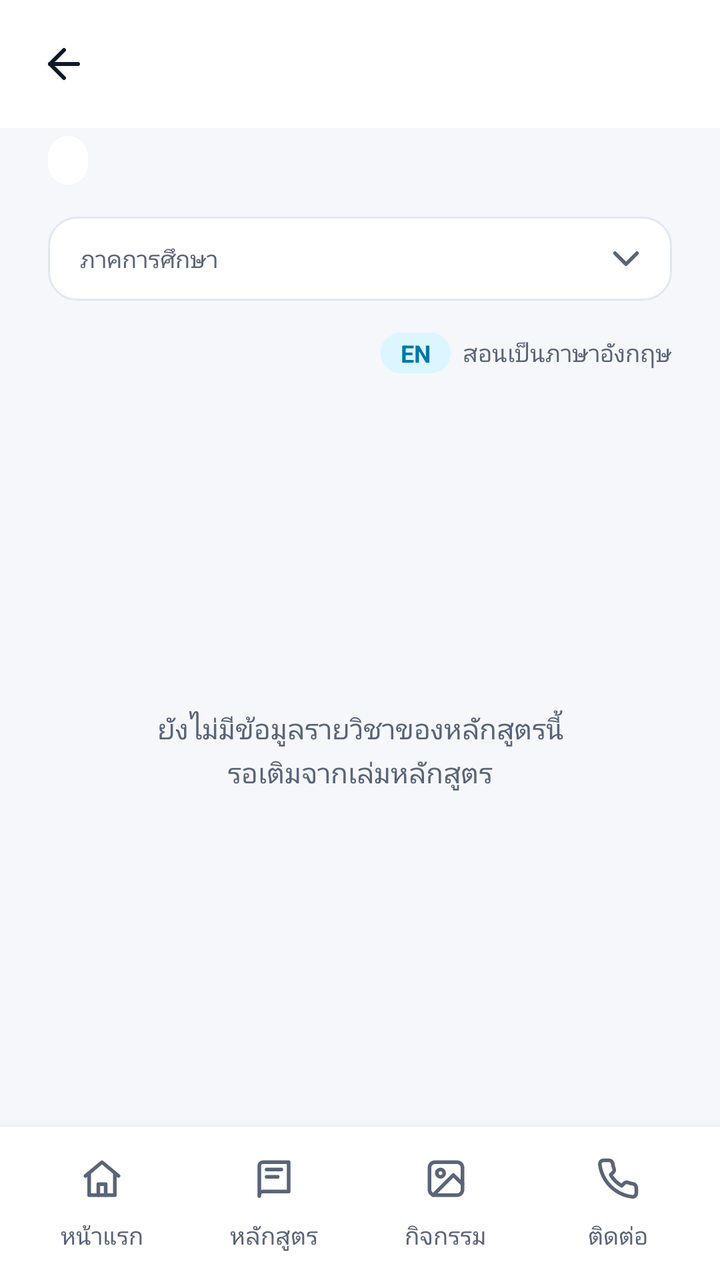
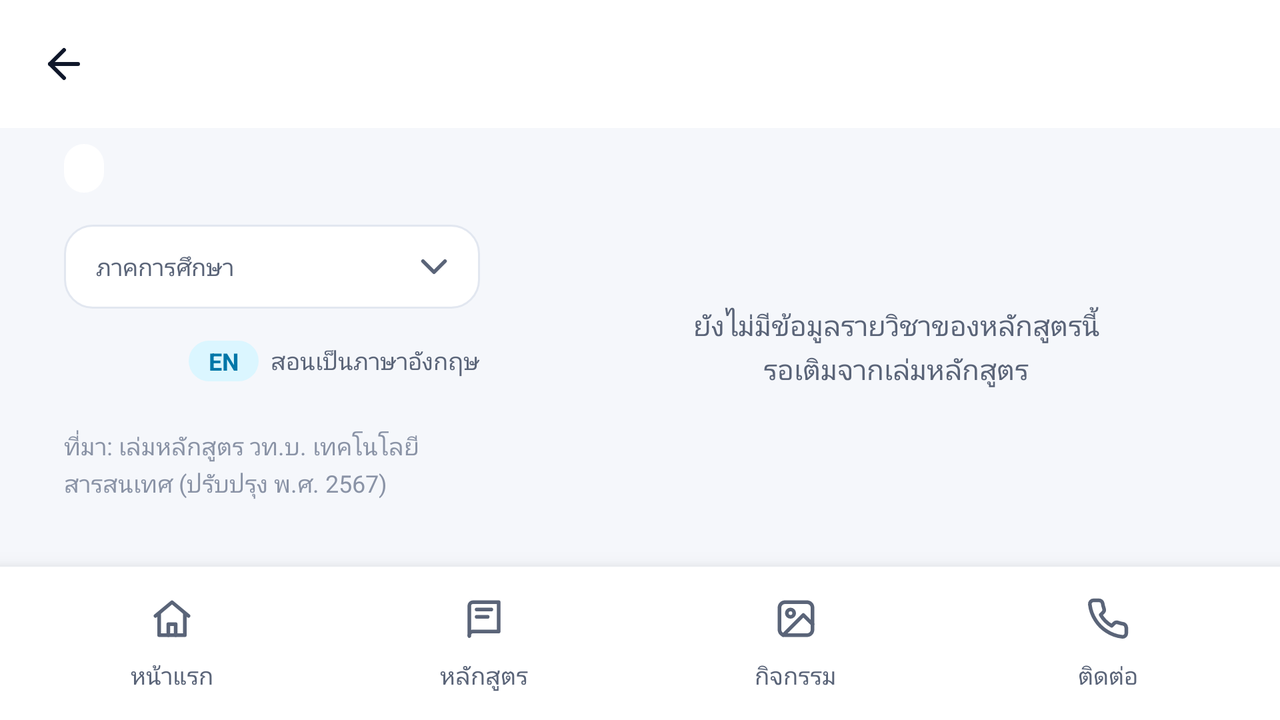

One screen, two layout resources from the same app: the default and the repository's alternative for another configuration. Each is rendered where Android would select it; the XML of both is given below.
<!-- AndroidManifest.xml: application theme Theme.FitmApp -->
<!-- res/layout/activity_subjects.xml -->
<?xml version="1.0" encoding="utf-8"?>
<androidx.constraintlayout.widget.ConstraintLayout xmlns:android="http://schemas.android.com/apk/res/android"
    xmlns:app="http://schemas.android.com/apk/res-auto"
    xmlns:tools="http://schemas.android.com/tools"
    android:id="@+id/main"
    android:layout_width="match_parent"
    android:layout_height="match_parent"
    android:background="@color/bg"
    tools:context=".SubjectsActivity">

    <include
        android:id="@+id/appBar"
        layout="@layout/view_app_bar"
        android:layout_width="match_parent"
        android:layout_height="wrap_content"
        app:layout_constraintTop_toTopOf="parent" />

    <LinearLayout
        android:id="@+id/subjectsTop"
        android:layout_width="match_parent"
        android:layout_height="wrap_content"
        android:orientation="vertical"
        android:paddingHorizontal="@dimen/screen_padding"
        android:paddingTop="@dimen/space_xs"
        app:layout_constraintTop_toBottomOf="@+id/appBar">

        <TextView
            android:id="@+id/subjectsProgram"
            style="@style/Text.CaptionStrong"
            android:layout_width="wrap_content"
            android:layout_height="wrap_content"
            android:background="@drawable/bg_round_full"
            android:paddingHorizontal="10dp"
            android:paddingVertical="4dp" />

        <include
            layout="@layout/view_term_picker"
            android:layout_width="match_parent"
            android:layout_height="wrap_content"
            android:layout_marginTop="@dimen/space_base" />

        <include
            layout="@layout/view_subjects_summary"
            android:layout_width="match_parent"
            android:layout_height="wrap_content"
            android:layout_marginTop="@dimen/space_base" />
    </LinearLayout>

    <ListView
        android:id="@+id/subjectList"
        android:layout_width="match_parent"
        android:layout_height="0dp"
        android:clipToPadding="false"
        android:divider="@null"
        android:dividerHeight="0dp"
        android:listSelector="@android:color/transparent"
        android:paddingHorizontal="20dp"
        android:paddingTop="@dimen/space_sm"
        android:paddingBottom="@dimen/space_base"
        app:layout_constraintBottom_toTopOf="@+id/bottomMenu"
        app:layout_constraintTop_toBottomOf="@+id/subjectsTop" />

    <TextView
        android:id="@+id/subjectEmpty"
        style="@style/Text.BodySm"
        android:layout_width="0dp"
        android:layout_height="wrap_content"
        android:gravity="center"
        android:padding="@dimen/space_2xl"
        android:text="ยังไม่มีข้อมูลรายวิชาของหลักสูตรนี้\nรอเติมจากเล่มหลักสูตร"
        android:textColor="@color/muted"
        app:layout_constraintBottom_toTopOf="@+id/bottomMenu"
        app:layout_constraintEnd_toEndOf="parent"
        app:layout_constraintStart_toStartOf="parent"
        app:layout_constraintTop_toBottomOf="@+id/subjectsTop" />

    <include
        android:id="@+id/bottomMenu"
        layout="@layout/view_bottom_nav"
        android:layout_width="match_parent"
        android:layout_height="wrap_content"
        app:layout_constraintBottom_toBottomOf="parent" />

</androidx.constraintlayout.widget.ConstraintLayout>
<!-- res/layout/view_app_bar.xml (included above) -->
<?xml version="1.0" encoding="utf-8"?>
<LinearLayout xmlns:android="http://schemas.android.com/apk/res/android"
    xmlns:app="http://schemas.android.com/apk/res-auto"
    android:id="@+id/appBar"
    android:layout_width="match_parent"
    android:layout_height="wrap_content"
    android:background="@color/surface"
    android:gravity="center_vertical"
    android:minHeight="@dimen/app_bar_height"
    android:orientation="horizontal"
    android:paddingStart="@dimen/space_sm"
    android:paddingEnd="@dimen/space_base">

    <ImageButton
        android:id="@+id/btnBack"
        android:layout_width="48dp"
        android:layout_height="48dp"
        android:background="?attr/selectableItemBackgroundBorderless"
        android:contentDescription="ย้อนกลับ"
        android:src="@drawable/ic_ui_arrow_back"
        app:tint="@color/text" />

    <TextView
        android:id="@+id/appBarTitle"
        style="@style/Text.H2"
        android:layout_width="0dp"
        android:layout_height="wrap_content"
        android:layout_marginStart="@dimen/space_xs"
        android:layout_weight="1"
        android:maxLines="1"
        android:ellipsize="end" />
</LinearLayout>
<!-- res/layout/view_term_picker.xml (included above) -->
<?xml version="1.0" encoding="utf-8"?>
<LinearLayout xmlns:android="http://schemas.android.com/apk/res/android"
    xmlns:app="http://schemas.android.com/apk/res-auto"
    android:id="@+id/termPicker"
    android:layout_width="match_parent"
    android:layout_height="wrap_content"
    android:background="@drawable/bg_field"
    android:gravity="center_vertical"
    android:orientation="horizontal"
    android:paddingVertical="10dp"
    android:paddingStart="@dimen/space_base"
    android:paddingEnd="@dimen/space_md">

    <LinearLayout
        android:layout_width="0dp"
        android:layout_height="wrap_content"
        android:layout_weight="1"
        android:orientation="vertical">

        <TextView
            style="@style/Text.Caption"
            android:layout_width="wrap_content"
            android:layout_height="wrap_content"
            android:text="ภาคการศึกษา" />

        <Spinner
            android:id="@+id/termSpinner"
            android:layout_width="match_parent"
            android:layout_height="wrap_content"
            android:background="@null"
            android:popupBackground="@drawable/bg_field"
            android:spinnerMode="dropdown" />
    </LinearLayout>

    <ImageView
        android:layout_width="22dp"
        android:layout_height="22dp"
        android:importantForAccessibility="no"
        android:src="@drawable/ic_chevron_down"
        app:tint="@color/muted" />
</LinearLayout>
<!-- res/layout/view_subjects_summary.xml (included above) -->
<?xml version="1.0" encoding="utf-8"?>
<LinearLayout xmlns:android="http://schemas.android.com/apk/res/android"
    android:layout_width="match_parent"
    android:layout_height="wrap_content"
    android:gravity="center_vertical"
    android:orientation="horizontal">

    <TextView
        android:id="@+id/subjectsCount"
        style="@style/Text.Label"
        android:layout_width="0dp"
        android:layout_height="wrap_content"
        android:layout_weight="1" />

    <TextView
        style="@style/Text.CaptionStrong"
        android:layout_width="wrap_content"
        android:layout_height="wrap_content"
        android:background="@drawable/bg_round_full"
        android:backgroundTint="@color/accent_100"
        android:paddingHorizontal="10dp"
        android:paddingVertical="2dp"
        android:text="EN"
        android:textColor="@color/accent_text" />

    <TextView
        style="@style/Text.Caption"
        android:layout_width="wrap_content"
        android:layout_height="wrap_content"
        android:layout_marginStart="6dp"
        android:text="สอนเป็นภาษาอังกฤษ" />
</LinearLayout>
<!-- res/layout/view_bottom_nav.xml (included above) -->
<?xml version="1.0" encoding="utf-8"?>
<LinearLayout xmlns:android="http://schemas.android.com/apk/res/android"
    xmlns:app="http://schemas.android.com/apk/res-auto"
    android:id="@+id/bottomMenu"
    android:layout_width="match_parent"
    android:layout_height="wrap_content"
    android:background="@color/surface"
    android:elevation="8dp"
    android:orientation="horizontal"
    android:paddingHorizontal="@dimen/space_sm"
    android:paddingTop="10dp"
    android:paddingBottom="14dp">

    <LinearLayout
        android:id="@+id/nav_home"
        android:layout_width="0dp"
        android:layout_height="wrap_content"
        android:layout_weight="1"
        android:background="?attr/selectableItemBackgroundBorderless"
        android:gravity="center"
        android:orientation="vertical">

        <FrameLayout
            android:id="@+id/nav_home_pill"
            android:layout_width="60dp"
            android:layout_height="32dp"
            android:background="@drawable/bg_round_full"
            android:backgroundTint="@android:color/transparent">

            <ImageView
                android:id="@+id/nav_home_icon"
                android:layout_width="22dp"
                android:layout_height="22dp"
                android:layout_gravity="center"
                android:importantForAccessibility="no"
                android:src="@drawable/ic_ui_home"
                app:tint="@color/muted" />
        </FrameLayout>

        <TextView
            android:id="@+id/nav_home_label"
            style="@style/Text.Caption"
            android:layout_width="wrap_content"
            android:layout_height="wrap_content"
            android:layout_marginTop="@dimen/space_xs"
            android:text="หน้าแรก" />
    </LinearLayout>

    <LinearLayout
        android:id="@+id/nav_course"
        android:layout_width="0dp"
        android:layout_height="wrap_content"
        android:layout_weight="1"
        android:background="?attr/selectableItemBackgroundBorderless"
        android:gravity="center"
        android:orientation="vertical">

        <FrameLayout
            android:id="@+id/nav_course_pill"
            android:layout_width="60dp"
            android:layout_height="32dp"
            android:background="@drawable/bg_round_full"
            android:backgroundTint="@android:color/transparent">

            <ImageView
                android:id="@+id/nav_course_icon"
                android:layout_width="22dp"
                android:layout_height="22dp"
                android:layout_gravity="center"
                android:importantForAccessibility="no"
                android:src="@drawable/ic_ui_book"
                app:tint="@color/muted" />
        </FrameLayout>

        <TextView
            android:id="@+id/nav_course_label"
            style="@style/Text.Caption"
            android:layout_width="wrap_content"
            android:layout_height="wrap_content"
            android:layout_marginTop="@dimen/space_xs"
            android:text="หลักสูตร" />
    </LinearLayout>

    <LinearLayout
        android:id="@+id/nav_activity"
        android:layout_width="0dp"
        android:layout_height="wrap_content"
        android:layout_weight="1"
        android:background="?attr/selectableItemBackgroundBorderless"
        android:gravity="center"
        android:orientation="vertical">

        <FrameLayout
            android:id="@+id/nav_activity_pill"
            android:layout_width="60dp"
            android:layout_height="32dp"
            android:background="@drawable/bg_round_full"
            android:backgroundTint="@android:color/transparent">

            <ImageView
                android:id="@+id/nav_activity_icon"
                android:layout_width="22dp"
                android:layout_height="22dp"
                android:layout_gravity="center"
                android:importantForAccessibility="no"
                android:src="@drawable/ic_image"
                app:tint="@color/muted" />
        </FrameLayout>

        <TextView
            android:id="@+id/nav_activity_label"
            style="@style/Text.Caption"
            android:layout_width="wrap_content"
            android:layout_height="wrap_content"
            android:layout_marginTop="@dimen/space_xs"
            android:text="กิจกรรม" />
    </LinearLayout>

    <LinearLayout
        android:id="@+id/nav_contact"
        android:layout_width="0dp"
        android:layout_height="wrap_content"
        android:layout_weight="1"
        android:background="?attr/selectableItemBackgroundBorderless"
        android:gravity="center"
        android:orientation="vertical">

        <FrameLayout
            android:id="@+id/nav_contact_pill"
            android:layout_width="60dp"
            android:layout_height="32dp"
            android:background="@drawable/bg_round_full"
            android:backgroundTint="@android:color/transparent">

            <ImageView
                android:id="@+id/nav_contact_icon"
                android:layout_width="22dp"
                android:layout_height="22dp"
                android:layout_gravity="center"
                android:importantForAccessibility="no"
                android:src="@drawable/ic_ui_phone"
                app:tint="@color/muted" />
        </FrameLayout>

        <TextView
            android:id="@+id/nav_contact_label"
            style="@style/Text.Caption"
            android:layout_width="wrap_content"
            android:layout_height="wrap_content"
            android:layout_marginTop="@dimen/space_xs"
            android:text="ติดต่อ" />
    </LinearLayout>
</LinearLayout>
<!-- resources referenced by this layout -->
<resources>
  <color name="accent_100">#DBF6FF</color>
  <color name="accent_text">#0077A8</color>
  <color name="bg">#F5F7FB</color>
  <color name="muted">#5A6478</color>
  <color name="surface">#FFFFFF</color>
  <color name="text">#0F172A</color>
  <dimen name="app_bar_height">64dp</dimen>
  <dimen name="screen_padding">24dp</dimen>
  <dimen name="space_2xl">32dp</dimen>
  <dimen name="space_base">16dp</dimen>
  <dimen name="space_md">12dp</dimen>
  <dimen name="space_sm">8dp</dimen>
  <dimen name="space_xs">4dp</dimen>
  <!-- drawable bg_field (drawable) -->
  <?xml version="1.0" encoding="utf-8"?>
  <shape xmlns:android="http://schemas.android.com/apk/res/android">
      <solid android:color="@color/surface" />
      <stroke android:width="1dp" android:color="@color/border" />
      <corners android:radius="14dp" />
  </shape>
  <!-- drawable bg_round_full (drawable) -->
  <?xml version="1.0" encoding="utf-8"?>
  <shape xmlns:android="http://schemas.android.com/apk/res/android">
      <solid android:color="@color/white" />
      <corners android:radius="999dp" />
  </shape>
  <!-- drawable ic_chevron_down (drawable) -->
  <?xml version="1.0" encoding="utf-8"?>
  <vector xmlns:android="http://schemas.android.com/apk/res/android"
      android:width="24dp"
      android:height="24dp"
      android:viewportWidth="24"
      android:viewportHeight="24">
      <path
          android:pathData="m6 9 6 6 6-6"
          android:strokeColor="@android:color/white"
          android:strokeWidth="2"
          android:strokeLineCap="round"
          android:strokeLineJoin="round" />
  </vector>
  <!-- drawable ic_ui_arrow_back (drawable) -->
  <?xml version="1.0" encoding="utf-8"?>
  <vector xmlns:android="http://schemas.android.com/apk/res/android"
      android:width="24dp"
      android:height="24dp"
      android:viewportWidth="24"
      android:viewportHeight="24">
      <path
          android:pathData="M19 12H5"
          android:strokeColor="@android:color/white"
          android:strokeWidth="2"
          android:strokeLineCap="round"
          android:strokeLineJoin="round" />
      <path
          android:pathData="m12 19-7-7 7-7"
          android:strokeColor="@android:color/white"
          android:strokeWidth="2"
          android:strokeLineCap="round"
          android:strokeLineJoin="round" />
  </vector>
  <style name="Text.BodySm">
          <item name="android:textSize">14sp</item>
      </style>
  <style name="Text.Caption">
          <item name="android:textSize">12sp</item>
          <item name="android:textColor">@color/muted</item>
      </style>
  <style name="Text.CaptionStrong">
          <item name="android:textSize">12sp</item>
          <item name="android:textStyle">bold</item>
      </style>
  <style name="Text.H2">
          <item name="android:textSize">20sp</item>
          <item name="android:textStyle">bold</item>
      </style>
  <style name="Text.Label">
          <item name="android:textSize">14sp</item>
          <item name="android:textStyle">bold</item>
      </style>
  <!-- from res/values-v31/ -->
  <style name="Theme.FitmApp" parent="Base.Theme.FitmApp">
          <item name="android:windowSplashScreenBackground">@color/surface</item>
          <item name="android:windowSplashScreenAnimatedIcon">@drawable/ic_splash_logo</item>
      </style>
  <color name="border">#E2E7F0</color>
  <color name="white">#FFFFFFFF</color>
  <style name="Base.Theme.FitmApp" parent="Theme.Material3.DayNight.NoActionBar">
          
          
      </style>
  <!-- drawable ic_splash_logo (drawable) -->
  <?xml version="1.0" encoding="utf-8"?>
  <layer-list xmlns:android="http://schemas.android.com/apk/res/android">
      <item
          android:width="136dp"
          android:height="78dp"
          android:drawable="@drawable/fitm_logo_30"
          android:gravity="center" />
  </layer-list>
  <!-- some entries are left out for length -->
</resources>
<!-- res/layout-land/activity_subjects.xml (the repository's variant of the layout above) -->
<!-- drawn on the phone turned sideways -->
<?xml version="1.0" encoding="utf-8"?>
<androidx.constraintlayout.widget.ConstraintLayout xmlns:android="http://schemas.android.com/apk/res/android"
    xmlns:app="http://schemas.android.com/apk/res-auto"
    xmlns:tools="http://schemas.android.com/tools"
    android:id="@+id/main"
    android:layout_width="match_parent"
    android:layout_height="match_parent"
    android:background="@color/bg"
    tools:context=".SubjectsActivity">

    <include
        android:id="@+id/appBar"
        layout="@layout/view_app_bar"
        android:layout_width="match_parent"
        android:layout_height="wrap_content"
        app:layout_constraintTop_toTopOf="parent" />

    <LinearLayout
        android:layout_width="match_parent"
        android:layout_height="0dp"
        android:orientation="horizontal"
        app:layout_constraintBottom_toTopOf="@+id/bottomMenu"
        app:layout_constraintTop_toBottomOf="@+id/appBar">

        <ScrollView
            android:layout_width="0dp"
            android:layout_height="match_parent"
            android:layout_weight="2">

            <LinearLayout
                android:id="@+id/subjectsTop"
                android:layout_width="match_parent"
                android:layout_height="wrap_content"
                android:orientation="vertical"
                android:paddingStart="@dimen/space_2xl"
                android:paddingTop="@dimen/space_sm"
                android:paddingEnd="@dimen/space_base"
                android:paddingBottom="@dimen/space_base">

                <TextView
                    android:id="@+id/subjectsProgram"
                    style="@style/Text.CaptionStrong"
                    android:layout_width="wrap_content"
                    android:layout_height="wrap_content"
                    android:background="@drawable/bg_round_full"
                    android:paddingHorizontal="10dp"
                    android:paddingVertical="4dp" />

                <include
                    layout="@layout/view_term_picker"
                    android:layout_width="match_parent"
                    android:layout_height="wrap_content"
                    android:layout_marginTop="@dimen/space_base" />

                <include
                    layout="@layout/view_subjects_summary"
                    android:layout_width="match_parent"
                    android:layout_height="wrap_content"
                    android:layout_marginTop="@dimen/space_base" />

                <TextView
                    android:id="@+id/subjectsSource"
                    style="@style/Text.Caption"
                    android:layout_width="match_parent"
                    android:layout_height="wrap_content"
                    android:layout_marginTop="@dimen/space_xl"
                    android:text="@string/subjects_source"
                    android:textColor="@color/subtle" />
            </LinearLayout>
        </ScrollView>

        <FrameLayout
            android:layout_width="0dp"
            android:layout_height="match_parent"
            android:layout_weight="3">

            <ListView
                android:id="@+id/subjectList"
                android:layout_width="match_parent"
                android:layout_height="match_parent"
                android:clipToPadding="false"
                android:divider="@null"
                android:dividerHeight="0dp"
                android:listSelector="@android:color/transparent"
                android:paddingStart="@dimen/space_sm"
                android:paddingTop="@dimen/space_xs"
                android:paddingEnd="28dp"
                android:paddingBottom="@dimen/space_base" />

            <TextView
                android:id="@+id/subjectEmpty"
                style="@style/Text.BodySm"
                android:layout_width="match_parent"
                android:layout_height="match_parent"
                android:gravity="center"
                android:padding="@dimen/space_2xl"
                android:text="ยังไม่มีข้อมูลรายวิชาของหลักสูตรนี้\nรอเติมจากเล่มหลักสูตร"
                android:textColor="@color/muted" />
        </FrameLayout>
    </LinearLayout>

    <include
        android:id="@+id/bottomMenu"
        layout="@layout/view_bottom_nav"
        android:layout_width="match_parent"
        android:layout_height="wrap_content"
        app:layout_constraintBottom_toBottomOf="parent" />

</androidx.constraintlayout.widget.ConstraintLayout>
<!-- resources referenced by the variant -->
<!-- as the phone turned sideways resolves them -->
<resources>
  <color name="accent_100">#DBF6FF</color>
  <color name="accent_text">#0077A8</color>
  <color name="bg">#F5F7FB</color>
  <color name="muted">#5A6478</color>
  <color name="subtle">#8A93A6</color>
  <color name="surface">#FFFFFF</color>
  <color name="text">#0F172A</color>
  <dimen name="app_bar_height">64dp</dimen>
  <dimen name="space_2xl">32dp</dimen>
  <dimen name="space_base">16dp</dimen>
  <dimen name="space_md">12dp</dimen>
  <dimen name="space_sm">8dp</dimen>
  <dimen name="space_xl">24dp</dimen>
  <dimen name="space_xs">4dp</dimen>
  <!-- drawable bg_field (drawable) -->
  <?xml version="1.0" encoding="utf-8"?>
  <shape xmlns:android="http://schemas.android.com/apk/res/android">
      <solid android:color="@color/surface" />
      <stroke android:width="1dp" android:color="@color/border" />
      <corners android:radius="14dp" />
  </shape>
  <!-- drawable bg_round_full (drawable) -->
  <?xml version="1.0" encoding="utf-8"?>
  <shape xmlns:android="http://schemas.android.com/apk/res/android">
      <solid android:color="@color/white" />
      <corners android:radius="999dp" />
  </shape>
  <!-- drawable ic_chevron_down (drawable) -->
  <?xml version="1.0" encoding="utf-8"?>
  <vector xmlns:android="http://schemas.android.com/apk/res/android"
      android:width="24dp"
      android:height="24dp"
      android:viewportWidth="24"
      android:viewportHeight="24">
      <path
          android:pathData="m6 9 6 6 6-6"
          android:strokeColor="@android:color/white"
          android:strokeWidth="2"
          android:strokeLineCap="round"
          android:strokeLineJoin="round" />
  </vector>
  <!-- drawable ic_ui_arrow_back (drawable) -->
  <?xml version="1.0" encoding="utf-8"?>
  <vector xmlns:android="http://schemas.android.com/apk/res/android"
      android:width="24dp"
      android:height="24dp"
      android:viewportWidth="24"
      android:viewportHeight="24">
      <path
          android:pathData="M19 12H5"
          android:strokeColor="@android:color/white"
          android:strokeWidth="2"
          android:strokeLineCap="round"
          android:strokeLineJoin="round" />
      <path
          android:pathData="m12 19-7-7 7-7"
          android:strokeColor="@android:color/white"
          android:strokeWidth="2"
          android:strokeLineCap="round"
          android:strokeLineJoin="round" />
  </vector>
  <string name="subjects_source">ที่มา: เล่มหลักสูตร วท.บ. เทคโนโลยีสารสนเทศ (ปรับปรุง พ.ศ. 2567)</string>
  <style name="Text.BodySm">
          <item name="android:textSize">14sp</item>
      </style>
  <style name="Text.Caption">
          <item name="android:textSize">12sp</item>
          <item name="android:textColor">@color/muted</item>
      </style>
  <style name="Text.CaptionStrong">
          <item name="android:textSize">12sp</item>
          <item name="android:textStyle">bold</item>
      </style>
  <style name="Text.H2">
          <item name="android:textSize">20sp</item>
          <item name="android:textStyle">bold</item>
      </style>
  <style name="Text.Label">
          <item name="android:textSize">14sp</item>
          <item name="android:textStyle">bold</item>
      </style>
  <!-- from res/values-v31/ -->
  <style name="Theme.FitmApp" parent="Base.Theme.FitmApp">
          <item name="android:windowSplashScreenBackground">@color/surface</item>
          <item name="android:windowSplashScreenAnimatedIcon">@drawable/ic_splash_logo</item>
      </style>
  <color name="border">#E2E7F0</color>
  <color name="white">#FFFFFFFF</color>
  <style name="Base.Theme.FitmApp" parent="Theme.Material3.DayNight.NoActionBar">
          
          
      </style>
  <!-- drawable ic_splash_logo (drawable) -->
  <?xml version="1.0" encoding="utf-8"?>
  <layer-list xmlns:android="http://schemas.android.com/apk/res/android">
      <item
          android:width="136dp"
          android:height="78dp"
          android:drawable="@drawable/fitm_logo_30"
          android:gravity="center" />
  </layer-list>
  <!-- some entries are left out for length -->
</resources>
